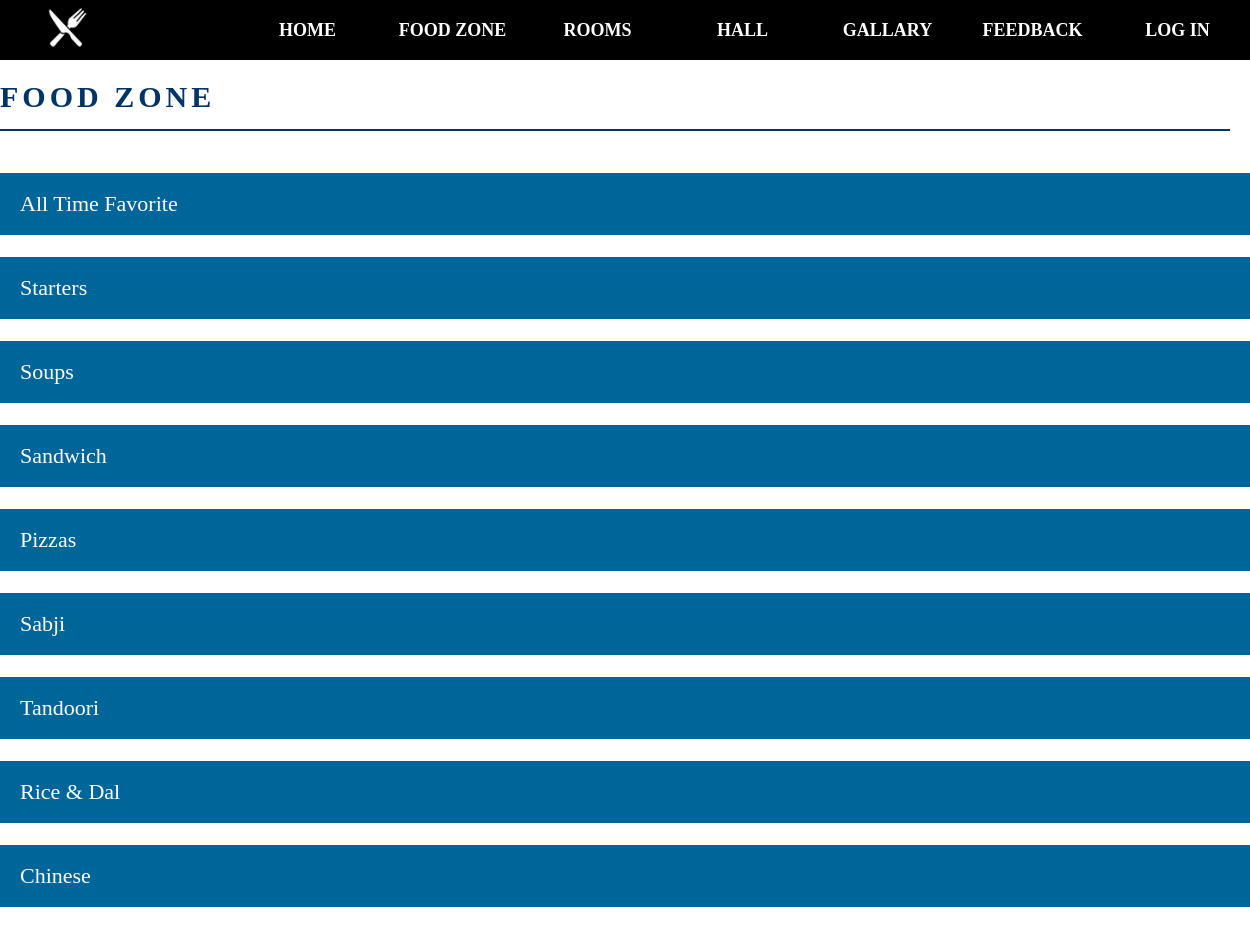
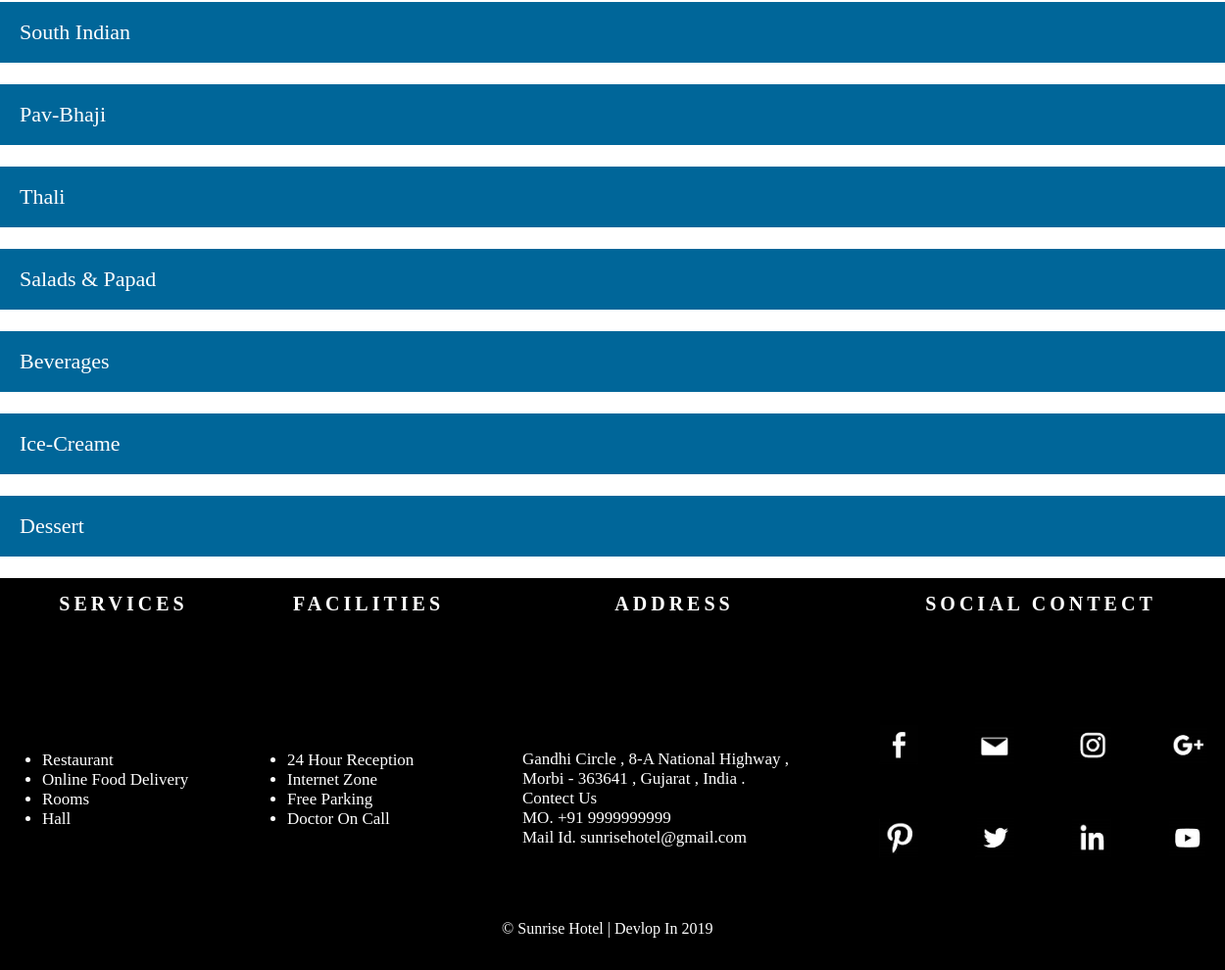
The app's page /User/Food_Zone.php with its own data (2 pictures, top to bottom).
### tables this page shows
CREATE TABLE IF NOT EXISTS `food_zone` (
  `id` int(11) NOT NULL AUTO_INCREMENT,
  `food_category` varchar(30) NOT NULL,
  PRIMARY KEY (`id`)
);

### User/Food_Zone.php (the view, shortened to what this page needs)
<link type="text/css" rel="stylesheet" href="../src/Style.css"/>
<body>
<?php
	require("Header.php");
?>
<div class="headertext_foodzone">FOOD ZONE<hr color="#036"></div>
<form method="post" action="Food_Cart.php">
<?php
	$q="select * from food_category";
	$rs=$conn->query($q);
	$countCategory=mysqli_num_rows($rs);
	for($i=1;$i<=$countCategory;$i++)
	{
		$query2="select food_category from food_zone where id=".$i;
		$r2=$conn->query($query2);
		while($row=$r2 -> fetch_array())
		{
			echo "<p class='view'>".$row["food_category"]."</p>";
		}
?>
<?php
	}
?>
	</form>
<?php
	require("Footer.php");
?>
</body>

### User/Header.php (shortened to what this page needs)
<link type="text/css" rel="stylesheet" href="../src/Style.css"/>
    <header>
    	<nav>
        	<div class="logo2"><a href="Home.php"><img src="../img/Sunrise Hotel.png"  /></a></div>
        	<div class="menu">
            	<ul class="menu_list">
                	<li class="menu_iteam"><a href="Home.php">HOME</a></li>
           	  	  	<li class="menu_iteam"><a href="Food_Zone.php">FOOD ZONE</a></li>
           	  	  	<li class="menu_iteam"><a href="Room.php">ROOMS</a></li>
           	  	  	<li class="menu_iteam"><a href="Hall.php">HALL</a></li>
   		    	  	<li class="menu_iteam"><a href="Gallary.php">GALLARY</a></li>
   		    	  	<li class="menu_iteam"><a href="Feedback.php">FEEDBACK</a></li>
                  	<li class="menu_iteam"><a href="LoginForm.php">LOG IN</a></li>
                </ul>
         	</div>
		</nav>
	</header>

### User/Footer.php
<link type="text/css" rel="stylesheet" href="../Style.css"/>
<table class="footer_info">
		<tr class="footer_info_title">
        	<th width="20%">SERVICES</th>
            <th width="20%">FACILITIES</th>
            <th width="30%">ADDRESS</th>
            <th width="30%" colspan="2">SOCIAL CONTECT</th>
        </tr>
        <tr class="footer_info_description">
            <td>
                <ul>
                    <li>Restaurant</li>
                    <li>Online Food Delivery</li>
                    <li>Rooms</li>
                    <li>Hall</li>
                </ul>
             </td>
             <td>
                <ul>
                    <li>24 Hour Reception</li>
                    <li>Internet Zone</li>
                    <li>Free Parking</li>
                    <li>Doctor On Call</li>
                </ul>
             </td>
             <td>
                <p>
                    Gandhi Circle , 8-A National Highway ,<br />
                    Morbi - 363641 , Gujarat , India .<br />
                    Contect Us<br />
                    MO. +91 9999999999<br />
                    Mail Id. sunrisehotel@gmail.com<br />
                </p>
            </td>
            <td class="icon">
            	<img src="../img/Social_icon/F.png" />&nbsp;&nbsp;&nbsp;&nbsp;&nbsp;&nbsp;&nbsp;&nbsp;
                <img src="../img/Social_icon/M.png" />&nbsp;&nbsp;&nbsp;&nbsp;&nbsp;&nbsp;&nbsp;&nbsp;
                <img src="../img/Social_icon/I.png" />&nbsp;&nbsp;&nbsp;&nbsp;&nbsp;&nbsp;&nbsp;&nbsp;
                <img src="../img/Social_icon/G.png" /><br /><br /><br />
            	<img src="../img/Social_icon/P.png" />&nbsp;&nbsp;&nbsp;&nbsp;&nbsp;&nbsp;&nbsp;&nbsp;
                <img src="../img/Social_icon/T.png" />&nbsp;&nbsp;&nbsp;&nbsp;&nbsp;&nbsp;&nbsp;&nbsp;
                <img src="../img/Social_icon/L.png" />&nbsp;&nbsp;&nbsp;&nbsp;&nbsp;&nbsp;&nbsp;&nbsp;
                <img src="../img/Social_icon/Y.png" /><br /><br />
            </td>
		</tr>
         <tr>
             <td colspan="3" class="footer-bottom"> &copy; Sunrise Hotel | Devlop In 2019 </td>
         </tr>
	</table>

### src/Style.css (style rules this page uses)
body { margin:0; padding:0; user-select:none; font-family:Book Antiqua; }
header { background-size:cover; background-position:center; height:60px; }
nav { position:fixed; background-color:#000; width:100%; line-height:60px; font-size:16px; }
nav .menu_list { list-style:none; float:right; margin:0; padding:0; display:flex; }
nav .menu_list .menu_iteam { background-color:black; width:145px; font-weight:bold; text-align:center; line-height:60px; font-size:18px; position:relative; }
nav .menu_list .menu_iteam a { text-decoration:none; color:#FFF; font-weight:bold; display:block; }
.logo2 { font-size:36px; height:24px; color:#900; float:left; margin:0px 40px; }
.logo2 img { height:55px; width:55px; border-radius:50%; cursor:pointer; }
.footer_info { background:rgb(0,0,0); height:400px; position:relative; width:100%; background-color:#000; text-align:left; color:#FC0; }
.footer_info_title { font-size:20px; text-align:center; font-weight:bold; letter-spacing:4px; color:#FFF; }
.icon img { margin-left:20px; margin-top:10px; height:40px; width:40px; }
.footer_info_description { color:#FFF; font-size:17px; padding:20px 20px 20px 50px; }
.footer_info_description p { margin-left:30px; }
.footer-bottom { background:rgb(0,0,0); color:#FFF; height:50px; position:absolute; text-align:center; width:99%; bottom:0px; left:0px; padding-top:40px; }
.view { background-color:#069; color: white; cursor: pointer; padding: 18px 20px; width: 100%; border: none; text-align: left; outline: none; font-size: 22px; }
.headertext_foodzone { text-align:left; font-size:30px; color:#036; font-weight:700; letter-spacing:4px; padding:20px 20px 5px 0px; margin-bottom:5px; animation:htext 2s 1; }

### records on screen
food_zone: food_category "All Time Favorite"
food_zone: food_category "Starters"
food_zone: food_category "Soups"
food_zone: food_category "Sandwich"
food_zone: food_category "Pizzas"
food_zone: food_category "Sabji"
food_zone: food_category "Tandoori"
food_zone: food_category "Rice & Dal"
food_zone: food_category "Chinese"
food_zone: food_category "South Indian"
food_zone: food_category "Pav-Bhaji"
food_zone: food_category "Thali"
food_zone: food_category "Salads & Papad"
food_zone: food_category "Beverages"
food_zone: food_category "Ice-Creame"
food_zone: food_category "Dessert"
